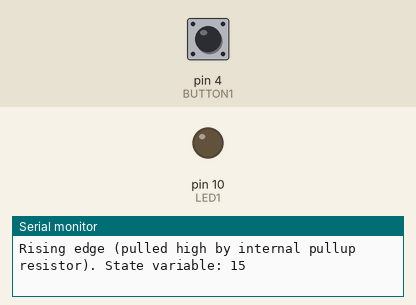
Bench run of a sketch on a simulated Arduino Uno, built with avr-gcc and run on an emulated ATmega328P. On the bench: output pins drawn as LEDs (lit = HIGH), the last lines printed to the serial monitor. The test bench sets the inputs (shaded band); at power-on: pin 4 (BUTTON1) HIGH.

Above: at 1.2 s.
1.3 s: pin 4 (BUTTON1) pulled LOW for 0.15 s
At 1.7 s:
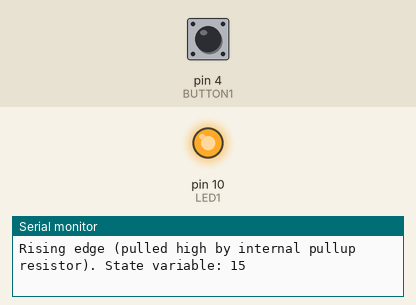
2.9 s: pin 4 (BUTTON1) pulled LOW for 1 s
At 4.2 s:
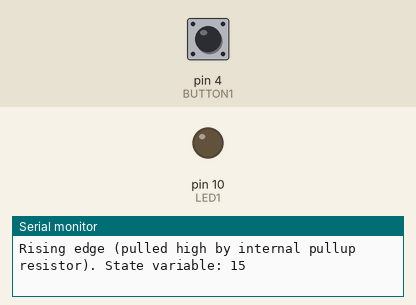
5.4 s: pin 4 (BUTTON1) pulled LOW for 3.2 s
At 6.1 s:
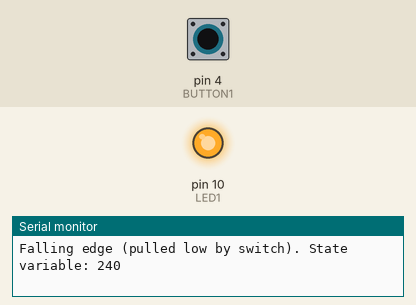
Timing chart, 0 to 8.4 s (numbered marks = the images above; inputs shaded):
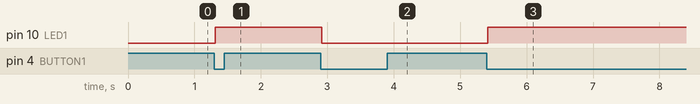

Measured:
- after the input at 1.3 s, pin 10 (LED1): LOW → HIGH at once
- after the input at 2.9 s, pin 10 (LED1): HIGH → LOW at once
- after the input at 5.4 s, pin 10 (LED1): LOW → HIGH at once

The sketch:

Switch_Edge_Detection.ino
```cpp
/* Example sketch for switch edge detection and debouncing tutorial
    Based on: http://forum.arduino.cc/index.php?topic=301628.0 post #3
    Optimized by TheDIYGuy999, December 2017
*/

//
// =======================================================================================================
// PIN ASSIGNMENTS, MACROS & GLOBAL VARIABLES
// =======================================================================================================
//

// Button pins
#define BUTTON1 4

// LED pins
#define LED1 10

// macro for detection of rising edge and debouncing
/*the state argument (which must be a variable) records the current
  and the last 7 reads by shifting one bit to the left at each read.
  If the value is 15(=0b00001111) we have one rising edge followed by
  4 consecutive 1's. That would qualify as a debounced rising edge*/
#define DRE(signal, state) (state=(state<<1)|signal)==B00001111

// Rising state variables for each button
byte button1RisingState;

// macro for detection of falling edge and debouncing
/*the state argument (which must be a variable) records the current
  and the last 7 reads by shifting one bit to the left at each read.
  If the value is 240(=0b11110000) we have one falling edge followed by
  4 consecutive 0's. That would qualify as a debounced falling edge*/
#define DFE(signal, state) (state=(state<<1)|signal)==B11110000

// Falling state variables for each button
byte button1FallingState;

//
// =======================================================================================================
// MAIN ARDUINO SETUP (1x during startup)
// =======================================================================================================
//

void setup() {

  // Set pinmodes
  pinMode (BUTTON1, INPUT_PULLUP); // INPUT_PULLUP enables internal pullup resistor, so no external one is required!

  pinMode (LED1, OUTPUT); // Make LED pin an output

  // Start serial output
  Serial.begin (9600);
}

//
// =======================================================================================================
// READ BUTTONS
// =======================================================================================================
//

boolean readButtons() {

  // Read button states every 5 ms (debounce time):
  static unsigned long lastDebounce;
  if (millis() - lastDebounce >= 5) {
    lastDebounce = millis();

    // Rising edge (if switch is released)
    if (DRE(digitalRead(BUTTON1), button1RisingState)) {
      Serial.print ("Rising edge (pulled high by internal pullup resistor). State variable: ");
      Serial.println (button1RisingState);
    }

    // Falling edge (if switch is pressed)
    if (DFE(digitalRead(BUTTON1), button1FallingState)) {
      digitalWrite(LED1, !digitalRead(LED1)); // switch LED on or off
      Serial.print ("Falling edge (pulled low by switch). State variable: ");
      Serial.println (button1FallingState);
    }
  }
}

//
// =======================================================================================================
// MAIN LOOP
// =======================================================================================================
//

void loop() {

  // Read Buttons
  readButtons();
}
```
